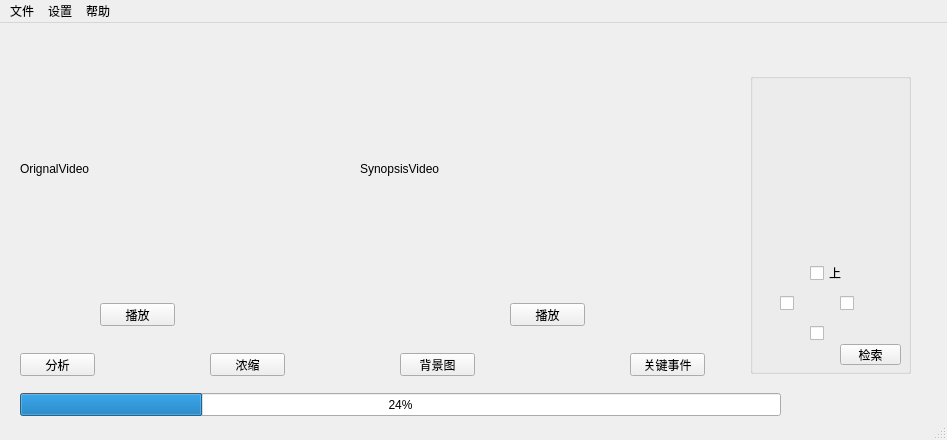
<?xml version="1.0" encoding="UTF-8"?>
<ui version="4.0">
 <class>Synopsiser</class>
 <widget class="QMainWindow" name="Synopsiser">
  <property name="geometry">
   <rect>
    <x>0</x>
    <y>0</y>
    <width>947</width>
    <height>440</height>
   </rect>
  </property>
  <property name="windowTitle">
   <string>视频浓缩系统</string>
  </property>
  <widget class="QWidget" name="centralWidget">
   <widget class="QPushButton" name="origPlayButton">
    <property name="geometry">
     <rect>
      <x>100</x>
      <y>280</y>
      <width>75</width>
      <height>23</height>
     </rect>
    </property>
    <property name="text">
     <string>播放</string>
    </property>
   </widget>
   <widget class="QPushButton" name="synoPlayButton">
    <property name="geometry">
     <rect>
      <x>510</x>
      <y>280</y>
      <width>75</width>
      <height>23</height>
     </rect>
    </property>
    <property name="text">
     <string>播放</string>
    </property>
   </widget>
   <widget class="QPushButton" name="analyzeButton">
    <property name="geometry">
     <rect>
      <x>20</x>
      <y>330</y>
      <width>75</width>
      <height>23</height>
     </rect>
    </property>
    <property name="text">
     <string>分析</string>
    </property>
   </widget>
   <widget class="QPushButton" name="synopsisButton">
    <property name="geometry">
     <rect>
      <x>210</x>
      <y>330</y>
      <width>75</width>
      <height>23</height>
     </rect>
    </property>
    <property name="text">
     <string>浓缩</string>
    </property>
   </widget>
   <widget class="QPushButton" name="bdImgButton">
    <property name="geometry">
     <rect>
      <x>400</x>
      <y>330</y>
      <width>75</width>
      <height>23</height>
     </rect>
    </property>
    <property name="text">
     <string>背景图</string>
    </property>
   </widget>
   <widget class="QPushButton" name="keyActivityButton">
    <property name="geometry">
     <rect>
      <x>630</x>
      <y>330</y>
      <width>75</width>
      <height>23</height>
     </rect>
    </property>
    <property name="text">
     <string>关键事件</string>
    </property>
   </widget>
   <widget class="QProgressBar" name="progressBar">
    <property name="geometry">
     <rect>
      <x>20</x>
      <y>370</y>
      <width>761</width>
      <height>23</height>
     </rect>
    </property>
    <property name="value">
     <number>24</number>
    </property>
   </widget>
   <widget class="QGroupBox" name="groupBox">
    <property name="geometry">
     <rect>
      <x>750</x>
      <y>50</y>
      <width>161</width>
      <height>301</height>
     </rect>
    </property>
    <property name="title">
     <string/>
    </property>
    <widget class="QCheckBox" name="upBox">
     <property name="geometry">
      <rect>
       <x>60</x>
       <y>190</y>
       <width>86</width>
       <height>20</height>
      </rect>
     </property>
     <property name="text">
      <string>上</string>
     </property>
    </widget>
    <widget class="QCheckBox" name="leftBox">
     <property name="geometry">
      <rect>
       <x>30</x>
       <y>220</y>
       <width>86</width>
       <height>20</height>
      </rect>
     </property>
     <property name="text">
      <string/>
     </property>
    </widget>
    <widget class="QCheckBox" name="rightBox">
     <property name="geometry">
      <rect>
       <x>90</x>
       <y>220</y>
       <width>86</width>
       <height>20</height>
      </rect>
     </property>
     <property name="text">
      <string/>
     </property>
    </widget>
    <widget class="QCheckBox" name="downBox">
     <property name="geometry">
      <rect>
       <x>60</x>
       <y>250</y>
       <width>86</width>
       <height>20</height>
      </rect>
     </property>
     <property name="text">
      <string/>
     </property>
    </widget>
    <widget class="QPushButton" name="retrivalButton">
     <property name="geometry">
      <rect>
       <x>90</x>
       <y>271</y>
       <width>61</width>
       <height>21</height>
      </rect>
     </property>
     <property name="text">
      <string>检索</string>
     </property>
    </widget>
   </widget>
   <widget class="QLabel" name="label">
    <property name="geometry">
     <rect>
      <x>20</x>
      <y>20</y>
      <width>311</width>
      <height>251</height>
     </rect>
    </property>
    <property name="styleSheet">
     <string notr="true"/>
    </property>
    <property name="text">
     <string>OrignalVideo</string>
    </property>
    <property name="wordWrap">
     <bool>false</bool>
    </property>
   </widget>
   <widget class="QLabel" name="label_2">
    <property name="geometry">
     <rect>
      <x>360</x>
      <y>20</y>
      <width>321</width>
      <height>251</height>
     </rect>
    </property>
    <property name="styleSheet">
     <string notr="true"/>
    </property>
    <property name="text">
     <string>SynopsisVideo</string>
    </property>
   </widget>
  </widget>
  <widget class="QMenuBar" name="menuBar">
   <property name="geometry">
    <rect>
     <x>0</x>
     <y>0</y>
     <width>947</width>
     <height>23</height>
    </rect>
   </property>
   <widget class="QMenu" name="File">
    <property name="title">
     <string>文件</string>
    </property>
    <addaction name="actionOpen"/>
    <addaction name="actionCancel"/>
   </widget>
   <widget class="QMenu" name="Settings">
    <property name="title">
     <string>设置</string>
    </property>
   </widget>
   <widget class="QMenu" name="Help">
    <property name="title">
     <string>帮助</string>
    </property>
   </widget>
   <addaction name="File"/>
   <addaction name="Settings"/>
   <addaction name="Help"/>
  </widget>
  <widget class="QStatusBar" name="statusBar"/>
  <action name="actionOpen">
   <property name="text">
    <string>打开</string>
   </property>
  </action>
  <action name="actionCancel">
   <property name="text">
    <string>取消</string>
   </property>
  </action>
 </widget>
 <layoutdefault spacing="6" margin="11"/>
 <resources/>
 <connections/>
</ui>
